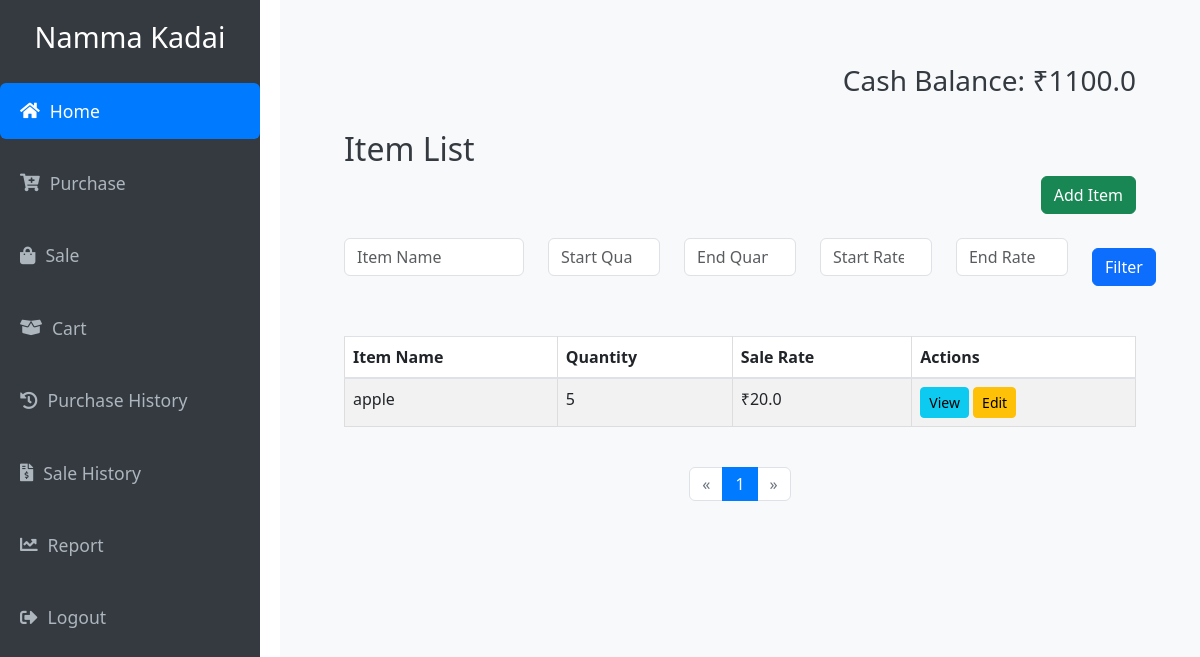
Page / (signed in) on the earlier database version.
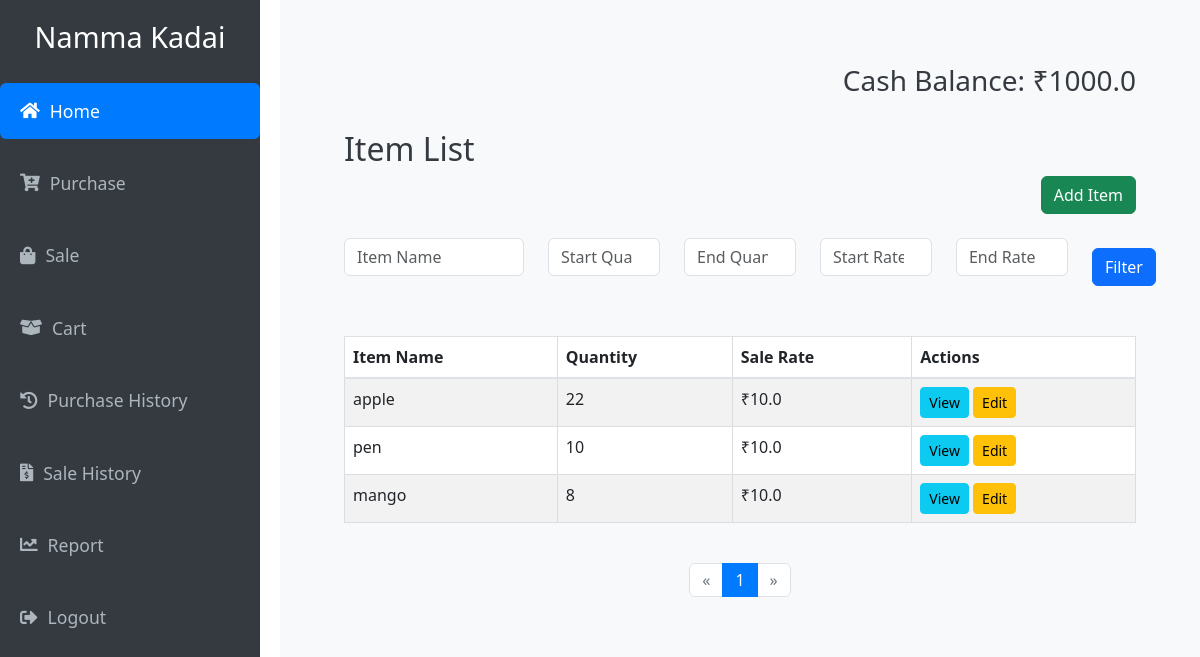
Same page on the later database version.
### Namma_Kadai/models.py (models this page shows)
class Company(db.Model):
    id = db.Column(db.Integer, primary_key=True)
    company_name = db.Column(db.String(150),unique=True, nullable=False)
    cash_balance = db.Column(db.Float, nullable=False, default=1000.00)
    user_id = db.Column(db.Integer, db.ForeignKey('user.id'), nullable=False)
    purchases = db.relationship('Purchase', backref='company_purchase', lazy=True)
    items = db.relationship('Item', backref='company', lazy=True)
    sales = db.relationship('Sales', backref='sales_company', lazy=True)

class Item(db.Model):
    id = db.Column(db.Integer, primary_key=True)
    item_name = db.Column(db.String(150), nullable=False)
    qty = db.Column(db.Integer, nullable=False, default=0)
    rate = db.Column(db.Float, nullable=False,)
    company_id = db.Column(db.Integer, db.ForeignKey('company.id'), nullable=False)
    sales = db.relationship('Sales', backref='item_relation', lazy=True)

### Namma_Kadai/routes.py (the view)
@app.route('/', methods=['GET', 'POST'])
@login_required
def home():
    item_name_filter = request.args.get('item_name', '')
    start_rate = request.args.get('start_rate', '')
    end_rate = request.args.get('end_rate', '')
    start_qty = request.args.get('start_qty', '')
    end_qty = request.args.get('end_qty', '')
    company_id = current_user.companies.id
    query = Item.query.filter_by(company_id=company_id)
    if item_name_filter:
        query = query.filter(Item.item_name.ilike(f'%{item_name_filter}%'))
    if start_rate:
        query = query.filter(Item.rate >= float(start_rate))
    if end_rate:
        query = query.filter(Item.rate <= float(end_rate))
    if start_qty:
        query = query.filter(Item.qty >= int(start_qty))
    if end_qty:
        query = query.filter(Item.qty <= int(end_qty))
    page = request.args.get('page', 1, type=int)
    pagination = query.paginate(page=page, per_page=5)
    items = pagination.items
    return render_template('home.html', items=items, pagination=pagination)

### Namma_Kadai/routes.py (called while the page is built)
@login_manager.user_loader
def load_user(user_id):
    return User.query.get(int(user_id))

### Namma_Kadai/templates/home.html (shortened to what the changed rows need)
{% extends "base.html" %}
{% block content %}
<div class="container mt-4">
    {% if current_user.is_authenticated %}
    <div class="row mb-4">
        <div class="col-md-12 text-right">
            <h3>Cash Balance: ₹{{ current_user.companies.cash_balance }}</h3>
        </div>
    </div>
    {% endif %}
    <h2>Item List</h2>
    {% if items %}
    <div class="row">
        <div class="col-md-12">
            <table class="table table-striped">
                <thead>
                    <tr>
                        <th>Item Name</th>
                        <th>Quantity</th>
                        <th>Sale Rate</th>
                        <th>Actions</th>
                    </tr>
                </thead>
                <tbody>
                    {% for item in items %}
                    <tr>
                        <td>{{ item.item_name }}</td>
                        <td>{{ item.qty }}</td>
                        <td>₹{{ item.rate }}</td>
                        <td>
                            <a href="{{ url_for('view_item', item_id=item.id) }}" class="btn btn-info btn-sm">View</a>
                            <button type="button" class="btn btn-warning btn-sm" data-bs-toggle="modal" data-bs-target="#editItemModal{{ item.id }}">
                                Edit
                            </button>
                        </td>
                    </tr>
                    {% endfor %}
                </tbody>
            </table>
        </div>
    </div>
    <div class="d-flex justify-content-center mt-4">
        <nav aria-label="Page navigation">
            <ul class="pagination">
                {% for page_num in pagination.iter_pages() %}
                {% if page_num %}
                <li class="page-item {% if page_num == pagination.page %}active{% endif %}">
                    <a class="page-link" href="{{ url_for('home', page=page_num) }}{% for key, value in request.args.items() if key != 'page' %}&{{ key }}={{ value }}{% endfor %}">{{ page_num }}</a>
                </li>
                {% else %}
                <li class="page-item disabled"><span class="page-link">...</span></li>
                {% endif %}
                {% endfor %}
            </ul>
        </nav>
    </div>
    {% else %}
    <p>No items available.</p>
    {% endif %}
</div>
</div>
{% endblock %}

### Namma_Kadai/templates/base.html (shortened to what this page needs)
<!DOCTYPE html>
<html lang="en">
<head>
    <link href="https://stackpath.bootstrapcdn.com/bootstrap/4.5.2/css/bootstrap.min.css" rel="stylesheet">
    <link href="https://cdnjs.cloudflare.com/ajax/libs/font-awesome/5.15.4/css/all.min.css" rel="stylesheet">
<link href="https://cdn.jsdelivr.net/npm/bootstrap@5.3.0/dist/css/bootstrap.min.css" rel="stylesheet">
</head>
<body>
    {% if current_user.is_authenticated %}
    <div class="sidebar">
        <h3>{{ current_user.companies.company_name }}</h3>
        <nav class="nav flex-column">
            <a class="nav-link active" href="{{ url_for('home') }}"><i class="fas fa-home"></i> Home</a>
            <a class="nav-link" href="{{ url_for('add_purchases') }}"><i class="fas fa-cart-plus"></i> Purchase</a>
            <a class="nav-link" href="{{ url_for('add_sale') }}"><i class="fas fa-shopping-bag"></i> Sale</a>
            <a class="nav-link" href="{{ url_for('cart') }}"><i class="fas fa-box-open"></i> Cart</a>
            <a class="nav-link" href="{{ url_for('purchase_list') }}"><i class="fas fa-history"></i> Purchase History</a>
            <a class="nav-link" href="{{ url_for('sale_list') }}"><i class="fas fa-file-invoice-dollar"></i> Sale History</a>
            <a class="nav-link" href="{{ url_for('inventory_report') }}"><i class="fas fa-chart-line"></i> Report</a>
            <a class="nav-link" href="{{ url_for('logout') }}"><i class="fas fa-sign-out-alt"></i> Logout</a>
        </nav>
    </div>
    {% endif %}
    <div class="content">
        <div class="container mt-4">
            {% block content %}{% endblock %}
        </div>
</body>
</html>

Differences in the rows shown:
changed Company "Namma Kadai": companies.cash_balance "1100.0" → "1000.0"
changed Item "apple": qty "5" → "22"; rate "20.0" → "10.0"
added Item: item_name "pen", qty "10", rate "10.0"
added Item: item_name "mango", qty "8", rate "10.0"
